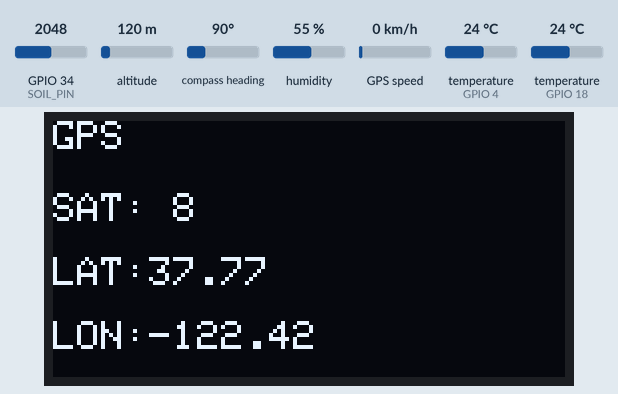
This sketch was run on a simulated ESP32. Parts: 128×64 one-colour display. Inputs (shaded band) come from the test bench; at power-on: humidity 55 %, temperature (sensors on GPIO 18, GPIO 4) 24 °C, GPIO 34 (SOIL_PIN) = 2048, altitude 120 m, compass heading 90°, GPS speed 0 km/h. The GPS gets a fix after 3 s at 37.7749, -122.4194 with 8 satellites; nothing arrives over Bluetooth unless stated; a phone connects over Bluetooth LE 3 s after start; what the sketch prints to the serial monitor is not drawn.

Above: at 19.6 s.
19.7 s: humidity set to 22 %
At 24.6 s:
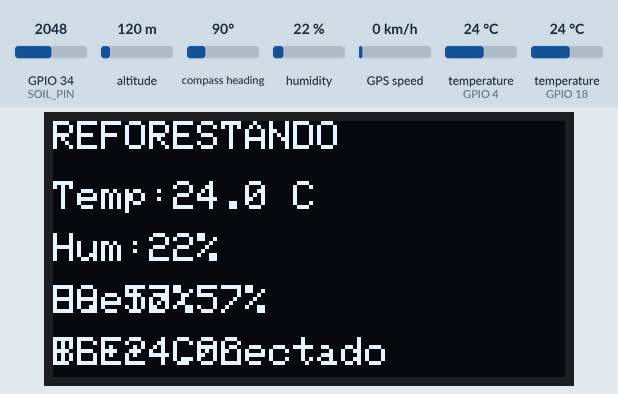
31.0 s: temperature (sensor on GPIO 18) set to 12 °C
At 35.5 s:
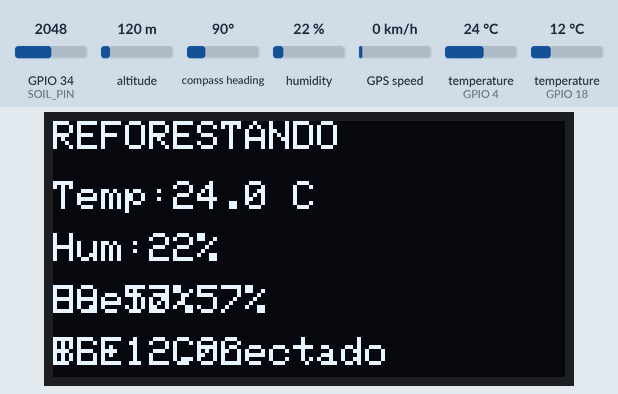
42.3 s: GPIO 34 (SOIL_PIN) set to 2866
At 47.6 s:
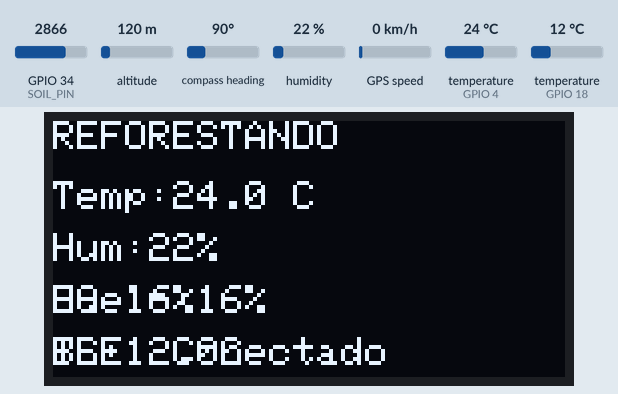
53.6 s: temperature (sensor on GPIO 4) set to 12 °C
At 58.6 s:
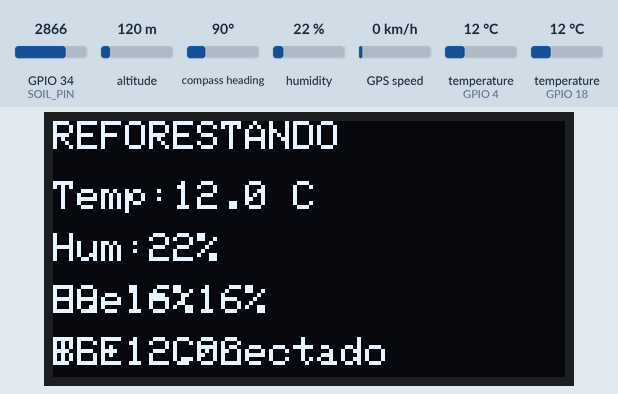
64.9 s: temperature (sensor on GPIO 18) set to 19 °C
Timing chart, 0 to 67.9 s (numbered marks = the images above; inputs shaded):
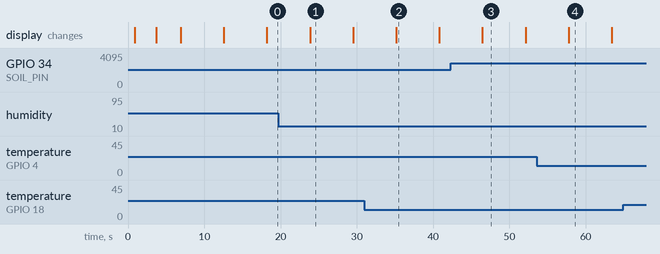

Measured:
- after the input at 19.7 s, the display: changes after 4.2 s (image 1)
- after the input at 31.0 s, the display: changes after 4.2 s (image 2)
- after the input at 42.3 s, the display: changes after 4.2 s (image 3)
- after the input at 53.6 s, the display: changes after 4.2 s (image 4)
- what the display in image 1 shows lasts 5.6 s, from 23.9 s to 29.5 s

The sketch:

dise_o_v4.ino
```cpp
#include <Wire.h>
#include <Adafruit_GFX.h>
#include <Adafruit_SSD1306.h>

#include <DHT.h>
#include <TinyGPS++.h>

#include <BLEDevice.h>
#include <BLEServer.h>
#include <BLEUtils.h>
#include <BLE2902.h>

#include <OneWire.h>
#include <DallasTemperature.h>

// ======================
// OLED
// ======================

#define SCREEN_WIDTH 128
#define SCREEN_HEIGHT 64

Adafruit_SSD1306 display(
  SCREEN_WIDTH,
  SCREEN_HEIGHT,
  &Wire,
  -1
);

// ======================
// DHT22
// ======================

#define DHTPIN 4
#define DHTTYPE DHT22

DHT dht(DHTPIN, DHTTYPE);

// ======================
// SENSOR SUELO
// ======================

#define SOIL_PIN 34

const int sueloSeco = 3200;
const int sueloMojado = 1200;

// ======================
// GPS
// ======================

TinyGPSPlus gps;
HardwareSerial GPS(2);

#define GPS_RX 16
#define GPS_TX 17

// ======================
// TEMPERATURA SUELO
// ======================

#define SOIL_TEMP_PIN 18

OneWire oneWire(SOIL_TEMP_PIN);

DallasTemperature soilTemp(&oneWire);

// ======================
// BLE
// ======================

#define SERVICE_UUID        "12345678-1234-1234-1234-123456789abc"
#define CHARACTERISTIC_UUID "abcdefab-1234-5678-1234-abcdefabcdef"

BLECharacteristic *pCharacteristic;

bool deviceConnected = false;

bool mostrarConexion = false;

unsigned long tiempoConexion = 0;

// ======================

class MyServerCallbacks : public BLEServerCallbacks
{
  void onConnect(BLEServer* pServer)
  {
    deviceConnected = true;

    mostrarConexion = true;

    tiempoConexion = millis();

    Serial.println("Cliente BLE conectado");
  }

  void onDisconnect(BLEServer* pServer)
  {
    deviceConnected = false;

    Serial.println("Cliente BLE desconectado");

    BLEDevice::startAdvertising();
  }
};

// ======================

unsigned long oledTimer = 0;
bool mostrarGPS = false;

// ======================

void setup()
{
  Serial.begin(115200);

  // OLED

  Wire.begin(21, 22);

  if (!display.begin(
        SSD1306_SWITCHCAPVCC,
        0x3C))
  {
    Serial.println("Error OLED");

    while (true);
  }

  display.clearDisplay();
  display.display();

  // DHT

  dht.begin();

  // GPS

  GPS.begin(
    9600,
    SERIAL_8N1,
    GPS_RX,
    GPS_TX
  );

  // temperatura de suelo

  soilTemp.begin();

  // BLE

  BLEDevice::init(
    "REFORESTANDO_ESP32"
  );

  BLEServer *pServer =
    BLEDevice::createServer();

  pServer->setCallbacks(
    new MyServerCallbacks()
  );

  BLEService *pService =
    pServer->createService(
      SERVICE_UUID
    );

  pCharacteristic =
    pService->createCharacteristic(
      CHARACTERISTIC_UUID,
      BLECharacteristic::PROPERTY_NOTIFY
    );

  pCharacteristic->addDescriptor(
    new BLE2902()
  );

  pService->start();

  BLEAdvertising *pAdvertising =
    BLEDevice::getAdvertising();

  pAdvertising->start();

  Serial.println();
  Serial.println("========================");
  Serial.println("REFORESTANDO");
  Serial.println("BLE INICIADO");
  Serial.println("========================");
}

// ======================

void loop()
{
  while (GPS.available())
  {
    gps.encode(
      GPS.read()
    );
  }

  float temperatura =
    dht.readTemperature();

  float humedadAire =
    dht.readHumidity();

  soilTemp.requestTemperatures();

  float temperaturaSuelo =
    soilTemp.getTempCByIndex(0);

  int adc =
    analogRead(SOIL_PIN);

  int humedadSuelo =
    map(
      adc,
      sueloSeco,
      sueloMojado,
      0,
      100
    );

  humedadSuelo =
    constrain(
      humedadSuelo,
      0,
      100
    );

  double latitud = 0;
  double longitud = 0;
  int satelites = 0;

  if (gps.location.isValid())
  {
    latitud =
      gps.location.lat();

    longitud =
      gps.location.lng();

    satelites =
      gps.satellites.value();
  }

  // ======================
  // SERIAL
  // ======================

  Serial.println();
  Serial.println("===== DATOS =====");

  Serial.print("Temp: ");
  Serial.println(temperatura);

  Serial.print("Hum Aire: ");
  Serial.println(humedadAire);

  Serial.print("Hum Suelo: ");
  Serial.print(humedadSuelo);
  Serial.println("%");

  Serial.print("Temp Suelo: ");
  Serial.print(temperaturaSuelo);
  Serial.println(" C");

  Serial.print("Lat: ");
  Serial.println(latitud, 6);

  Serial.print("Lon: ");
  Serial.println(longitud, 6);

  Serial.print("Sat: ");
  Serial.println(satelites);

  // ======================
  // MENSAJE CONEXION BLE
  // ======================

  if (mostrarConexion)
  {
    display.clearDisplay();

    display.setTextSize(1);
    display.setTextColor(WHITE);

    display.setCursor(15, 5);
    display.println("REFORESTANDO");

    display.setCursor(10, 25);
    display.println("DISPOSITIVO");

    display.setCursor(15, 38);
    display.println("CONECTADO");

    display.setCursor(0, 54);
    display.println("ENVIANDO DATOS");

    display.display();

    if (millis() - tiempoConexion > 3000)
    {
      mostrarConexion = false;
    }

    return;
  }

  // ======================
  // CAMBIO DE PANTALLA
  // ======================

  if (millis() - oledTimer > 5000)
  {
    oledTimer = millis();

    mostrarGPS = !mostrarGPS;
  }

  display.clearDisplay();

  display.setTextSize(1);
  display.setTextColor(WHITE);

  if (!mostrarGPS)
  {
    display.setCursor(0, 0);
    display.println("REFORESTANDO");

    display.setCursor(0, 15);
    display.print("Temp:");
    display.print(temperatura, 1);
    display.println(" C");

    display.setCursor(0, 28);
    display.print("Hum:");
    display.print(humedadAire, 0);
    display.println("%");

    display.setCursor(0, 41);
    display.print("Suelo:");
    display.print(humedadSuelo);
    display.println("%");

    display.setCursor(0, 41);
    display.print("HS:");
    display.print(humedadSuelo);
    display.println("%");

    display.setCursor(0, 54);
    display.print("TS:");
    display.print(temperaturaSuelo, 1);
    display.println("C");

    display.setCursor(0, 54);

    if (deviceConnected)
    {
      display.println("BLE: Conectado");
    }
    else
    {
      display.println("BLE: Esperando");
    }
  }
  else
  {
    display.setCursor(0, 0);
    display.println("GPS");

    if (satelites > 0)
    {
      display.setCursor(0, 18);
      display.print("SAT: ");
      display.println(satelites);

      display.setCursor(0, 34);
      display.print("LAT:");
      display.println(latitud, 2);

      display.setCursor(0, 50);
      display.print("LON:");
      display.println(longitud, 2);
    }
    else
    {
      display.setCursor(0, 25);
      display.println("Esperando");

      display.setCursor(0, 40);
      display.println("satelites...");
    }
  }

  display.display();

  // ======================
  // BLE JSON
  // ======================

  String json = "{";

  json += "\"temperatura_aire\":";
  json += String(temperatura, 1);

  json += ",\"humedad_aire\":";
  json += String(humedadAire, 1);

  json += ",\"humedad_suelo\":";
  json += String(humedadSuelo);

  json += ",\"temperatura_suelo\":";
  json += String(temperaturaSuelo, 1);

  json += ",\"latitud\":";
  json += String(latitud, 6);

  json += ",\"longitud\":";
  json += String(longitud, 6);

  json += ",\"satelites\":";
  json += String(satelites);

  json += "}";

  if (deviceConnected)
  {
    pCharacteristic->setValue(
      json.c_str()
    );

    pCharacteristic->notify();

    Serial.println("Enviando BLE:");
    Serial.println(json);
  }

  delay(2000);
}
```
